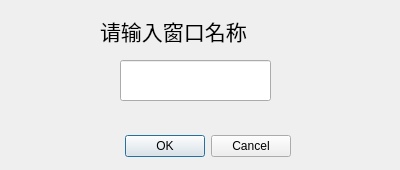
<?xml version="1.0" encoding="UTF-8"?>
<ui version="4.0">
 <class>winDlg</class>
 <widget class="QDialog" name="winDlg">
  <property name="geometry">
   <rect>
    <x>0</x>
    <y>0</y>
    <width>400</width>
    <height>170</height>
   </rect>
  </property>
  <property name="windowTitle">
   <string>设置窗口名称</string>
  </property>
  <widget class="QDialogButtonBox" name="buttonBox">
   <property name="geometry">
    <rect>
     <x>90</x>
     <y>130</y>
     <width>201</width>
     <height>32</height>
    </rect>
   </property>
   <property name="orientation">
    <enum>Qt::Horizontal</enum>
   </property>
   <property name="standardButtons">
    <set>QDialogButtonBox::Cancel|QDialogButtonBox::Ok</set>
   </property>
  </widget>
  <widget class="QLabel" name="label">
   <property name="geometry">
    <rect>
     <x>100</x>
     <y>10</y>
     <width>201</width>
     <height>41</height>
    </rect>
   </property>
   <property name="font">
    <font>
     <family>楷体</family>
     <pointsize>16</pointsize>
    </font>
   </property>
   <property name="text">
    <string>请输入窗口名称</string>
   </property>
  </widget>
  <widget class="QLineEdit" name="winText">
   <property name="geometry">
    <rect>
     <x>120</x>
     <y>60</y>
     <width>151</width>
     <height>41</height>
    </rect>
   </property>
   <property name="font">
    <font>
     <family>Arial</family>
     <pointsize>18</pointsize>
    </font>
   </property>
   <property name="text">
    <string/>
   </property>
  </widget>
 </widget>
 <resources/>
 <connections>
  <connection>
   <sender>buttonBox</sender>
   <signal>accepted()</signal>
   <receiver>winDlg</receiver>
   <slot>accept()</slot>
   <hints>
    <hint type="sourcelabel">
     <x>248</x>
     <y>254</y>
    </hint>
    <hint type="destinationlabel">
     <x>157</x>
     <y>274</y>
    </hint>
   </hints>
  </connection>
  <connection>
   <sender>buttonBox</sender>
   <signal>rejected()</signal>
   <receiver>winDlg</receiver>
   <slot>reject()</slot>
   <hints>
    <hint type="sourcelabel">
     <x>316</x>
     <y>260</y>
    </hint>
    <hint type="destinationlabel">
     <x>286</x>
     <y>274</y>
    </hint>
   </hints>
  </connection>
 </connections>
</ui>
